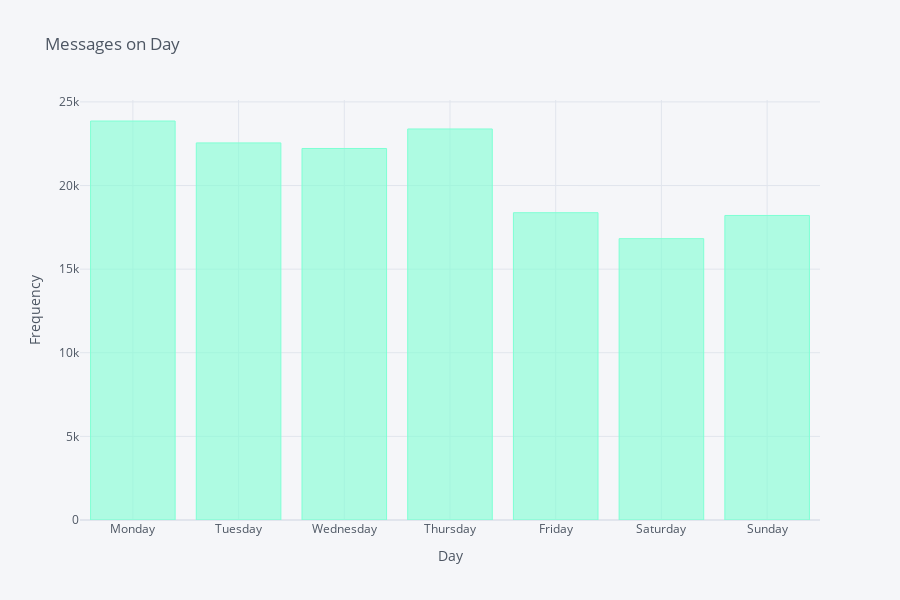

Write notebook code for a chart like this one.
### Code cell
messages_on_day = df_combined.groupby(['day_of_week'])['content'].count().iplot(dimensions=(900,600),colors=["Aquamarine",],kind='bar',title="Messages on Day",yTitle="Frequency",xTitle="Day",asFigure=True)
messages_on_day.write_image("images/messages_on_day.svg")
messages_on_day.show()

### Figure 1 — Plotly figure (JSON) as saved in the notebook; plotly's stock layout.template omitted (floating-point values rounded to 4 significant figures)
{"data": [{"marker": {"color": "rgba(127, 255, 212, 0.6)", "line": {"color": "rgba(127, 255, 212, 1.0)", "width": 1}}, "name": "content", "orientation": "v", "text": "", "type": "bar", "x": ["Monday", "Tuesday", "Wednesday", "Thursday", "Friday", "Saturday", "Sunday"], "y": [23858, 22548, 22214, 23381, 18374, 16822, 18209]}], "layout": {"height": 600, "legend": {"bgcolor": "#F5F6F9", "font": {"color": "#4D5663"}}, "paper_bgcolor": "#F5F6F9", "plot_bgcolor": "#F5F6F9", "title": {"font": {"color": "#4D5663"}, "text": "Messages on Day"}, "width": 900, "xaxis": {"gridcolor": "#E1E5ED", "showgrid": true, "tickfont": {"color": "#4D5663"}, "title": {"font": {"color": "#4D5663"}, "text": "Day"}, "zerolinecolor": "#E1E5ED"}, "yaxis": {"gridcolor": "#E1E5ED", "showgrid": true, "tickfont": {"color": "#4D5663"}, "title": {"font": {"color": "#4D5663"}, "text": "Frequency"}, "zerolinecolor": "#E1E5ED"}}}
